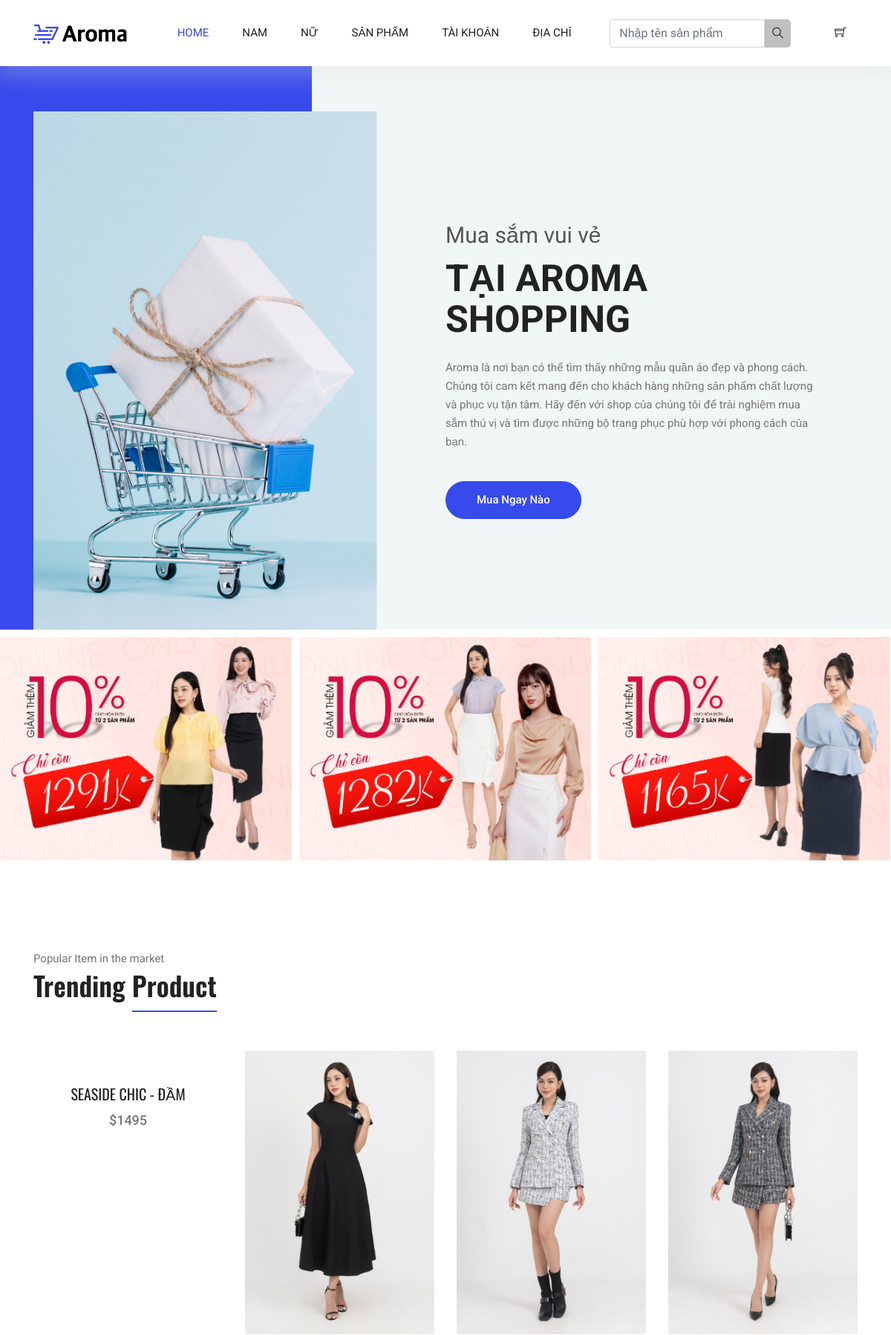
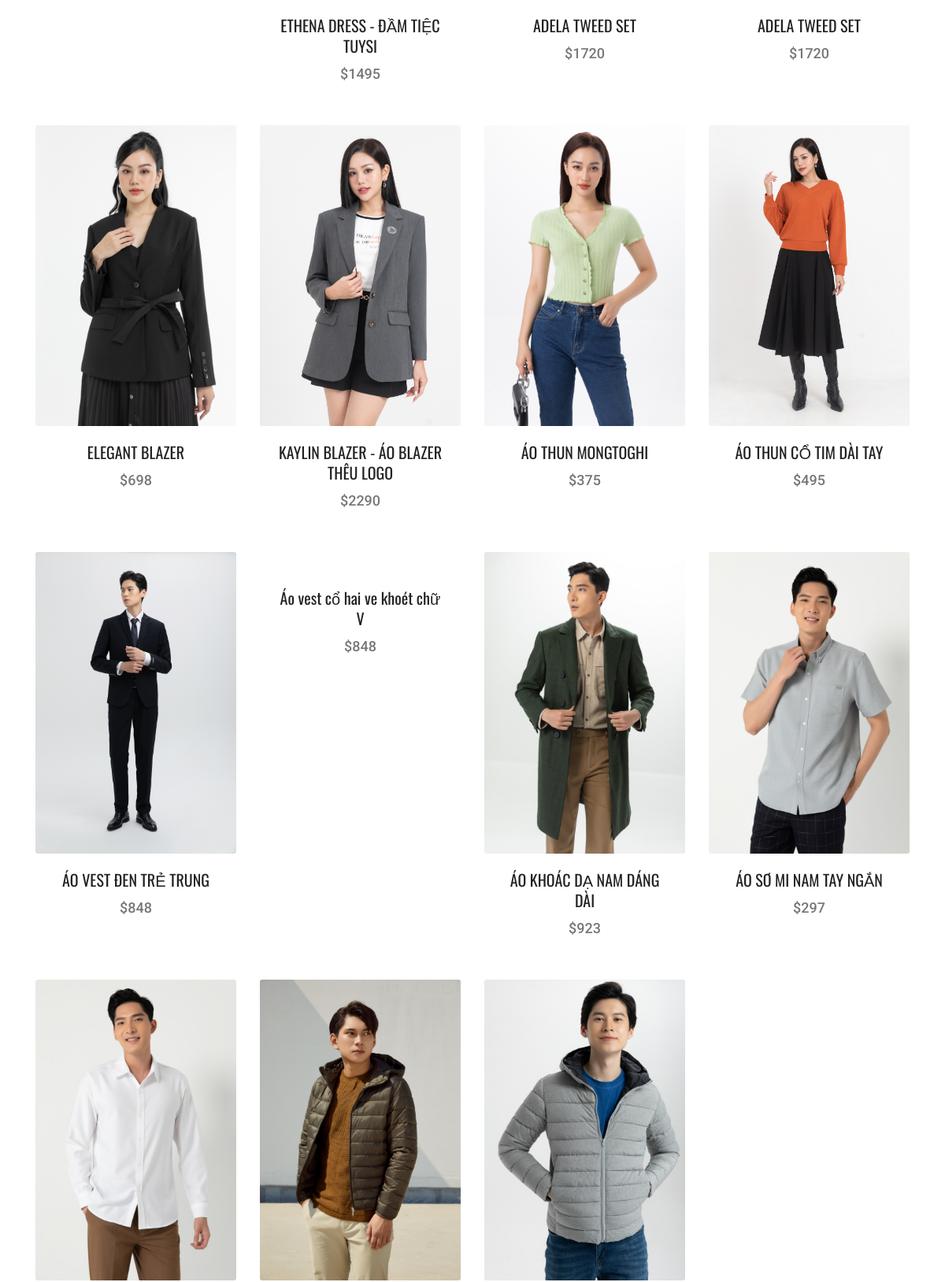
The page / (upper part) on the database its author committed (2 pictures, top to bottom).
### tables this page shows
CREATE TABLE `sanpham` (
  `ma_sanpham` int(11) NOT NULL,
  `ten_sanpham` varchar(255) NOT NULL,
  `hinh` varchar(255) NOT NULL,
  `gia_sanpham` int(100) NOT NULL,
  `mota` text NOT NULL,
  `ma_mau_sac` int(11) NOT NULL,
  `ma_size` int(11) NOT NULL,
  `luotxem` int(11) NOT NULL,
  `ma_danh_muc_nu` int(11) NOT NULL,
  `ma_danh_muc_nam` int(11) NOT NULL
);

### model/pdo.php (called while the page is built, shortened)
<?php
function pdo_get_connection(){
    $dburl = "mysql:host=localhost;dbname=da1;charset=utf8";
    $username = 'root';
    $password = '';
    $conn = new PDO($dburl, $username, $password);
    $conn->setAttribute(PDO::ATTR_ERRMODE, PDO::ERRMODE_EXCEPTION);
    return $conn;
}
function pdo_query($sql){
    $sql_args = array_slice(func_get_args(), 1);
    try{
        $conn = pdo_get_connection();
        $stmt = $conn->prepare($sql);
        $stmt->execute($sql_args);
        $rows = $stmt->fetchAll();
        return $rows;
    }
    catch(PDOException $e){
        throw $e;
    }
    finally{
        unset($conn);
    }
}

### model/sanpham.php (called while the page is built, shortened)
<?php
function loadall_sanpham_home()
{
    $sql = "SELECT * FROM sanpham WHERE 1 order by ma_sanpham desc limit 0,15";
    $listsanpham = pdo_query($sql);
    return $listsanpham;
}
?>

### global.php (called while the page is built)
<?php
  $img_path="upload/"
?>

### view/home.php (the view, shortened to what this page needs)
<main class="site-main">
    <section class="hero-banner">
        <div class="container">
            <div class="row no-gutters align-items-center pt-60px">
                <div class="col-5 d-none d-sm-block">
                    <div class="hero-banner__img">
                        <img class="img-fluid" src="img/home/hero-banner.png" alt="">
                    </div>
                </div>
                <div class="col-sm-7 col-lg-6 offset-lg-1 pl-4 pl-md-5 pl-lg-0">
                    <div class="hero-banner__content">
                        <h4>Mua sắm vui vẻ</h4>
                        <h1>Tại Aroma Shopping</h1>
                        <p>Aroma là nơi bạn có thể tìm thấy những mẫu quần áo đẹp và phong cách. Chúng tôi cam kết mang đến cho khách hàng những sản phẩm chất lượng và phục vụ tận tâm. Hãy đến với shop của chúng tôi để trải nghiệm mua sắm thú vị và tìm được những bộ trang phục phù hợp với phong cách của bạn.</p>
                        <a class="button button-hero" href="index.php?act=sanpham">Mua Ngay Nào</a>
                    </div>
                </div>
            </div>
        </div>
    </section>
    <section class="section-margin mt-0">
        <div class="owl-carousel owl-theme hero-carousel">
            <div class="hero-carousel__slide">
                <img src="img/home/anh1.jpg" alt="" class="img-fluid">
            </div>
            <div class="hero-carousel__slide">
                <img src="img/home/anh2.jpg" alt="" class="img-fluid">
            </div>
            <div class="hero-carousel__slide">
                <img src="img/home/anh3.jpg" alt="" class="img-fluid">
            </div>
        </div>
    </section>
    <section class="section-margin calc-60px">
        <div class="container">
            <div class="section-intro pb-60px">
                <p>Popular Item in the market</p>
                <h2>Trending <span class="section-intro__style">Product</span></h2>
            </div>
            <div class="row">
                <?php
                $spnew = loadall_sanpham_home();
                foreach ($spnew as $sp) {
                    extract($sp);
                    $linksp = "index.php?act=sanphamct&ma_sanpham=" . $ma_sanpham;
                    $hinh = $img_path . $hinh;
                    echo '<div class="col-md-6 col-lg-4 col-xl-3">
                            <div class="card text-center card-product">
                                        <div class="card-product__img">
                                            <a href="' . $linksp . '"><img class="card-img" src="' . $hinh . '" alt="" /></a>
                                                <ul class="card-product__imgOverlay">
                                                        <li>
                                                            <a href="' . $linksp . '"><p class="card-product__price">Quick view</p></a>
                                                        </li>
                                                </ul>
                                        </div>
                                        <div class="card-body">
                                            <h4 class="card-product__title"><a href="' . $linksp . '">' . $ten_sanpham . '</a></h4>
                                            <p class="card-product__price">$' . $gia_sanpham . '</i></p>
                                        </div>
                                </div>
                        </div>';
                } ?>
            </div>
        </div>
    </section>
</main>

### css/style.css (style rules this page uses)
body { color:#777;font-family:"Roboto",sans-serif;font-size:15px;font-weight:400;line-height:1.667 }
h1,h2,h3,h4,h5,h6 { font-family:"Oswald",sans-serif;color:#222;line-height:1.1 }
h1,.h1 { font-size:50px;font-weight:700 }
h2,.h2 { font-size:36px;font-weight:600 }
h4,.h4 { font-size:20px;font-weight:400;line-height:1.3 }
a { display:inline-block }
.section-margin { margin:45px 0 }
@media (min-width: 980px) { .section-margin { margin:70px 0 } }
@media (min-width: 1100px) { .section-margin { margin:120px 0 } }
@media (min-width: 1100px) { .section-margin.calc-60px { margin:120px 0 70px 0 } }
.pb-60px { padding-bottom:60px }
.pt-60px { padding-top:60px }
.section-intro p { margin-bottom:3px }
.section-intro__style { border-bottom:2px solid #384aeb;padding-bottom:8px }
.hero-banner { background:#F1F6F7;position:relative;margin-bottom:10px }
@media (min-width: 991px) { .hero-banner { z-index:111 } }
.hero-banner::before { content:"";display:block;width:5%;height:100%;background:#384aeb;position:absolute;top:0;left:0 }
@media (min-width: 575px) { .hero-banner::before { width:20% } }
@media (min-width: 991px) { .hero-banner::before { width:35% } }
.hero-banner__img { position:relative;top:1px }
@media (min-width: 1000px) { .hero-banner__content { max-width:495px } }
.hero-banner__content h4 { font-size:30px;font-family:"Roboto",sans-serif;color:#555555;margin-bottom:12px }
.hero-banner__content h1 { font-family:"Roboto",sans-serif;font-size:25px;text-transform:uppercase;font-weight:700;margin-bottom:10px }
@media (min-width: 767px) { .hero-banner__content h1 { font-size:30px;margin-bottom:25px } }
@media (min-width: 991px) { .hero-banner__content h1 { font-size:50px } }
.hero-banner__content p { margin-bottom:10px }
@media (min-width: 767px) { .hero-banner__content p { margin-bottom:40px } }
.hero-carousel__slide { position:relative }
.hero-carousel__slide::after { content:"";display:block;position:absolute;bottom:0;left:0;width:100%;height:100%;background:rgba(255,255,255,0.8);transform:translateY(50px);opacity:0;transition:all .4s ease }
.card-product { border:0;margin-bottom:30px }
.card-product p { margin-bottom:0 }
.card-product__img { position:relative }
.card-product__title a { color:#222 }
.card-product__price { font-size:18px;font-weight:500 }
.button { display:inline-block;border:1px solid #384aeb;border-radius:30px;color:#222;font-weight:500;padding:12px 50px;background:#384aeb;color:#fff;transition:all .4s ease }
.button-hero { padding:12px 41px }

### rows shown on the page
sanpham: ten_sanpham "SEASIDE CHIC - ĐẦM", gia_sanpham "1495"
sanpham: shows a picture, ten_sanpham "ETHENA DRESS - ĐẦM TIỆC TUYSI", gia_sanpham "1495"
sanpham: shows a picture, ten_sanpham "ADELA TWEED SET", gia_sanpham "1720"
sanpham: shows a picture, ten_sanpham "ADELA TWEED SET", gia_sanpham "1720"
sanpham: shows a picture, ten_sanpham "ELEGANT BLAZER", gia_sanpham "698"
sanpham: shows a picture, ten_sanpham "KAYLIN BLAZER - ÁO BLAZER THÊU LOGO", gia_sanpham "2290"
sanpham: shows a picture, ten_sanpham "ÁO THUN MONGTOGHI", gia_sanpham "375"
sanpham: shows a picture, ten_sanpham "ÁO THUN CỔ TIM DÀI TAY", gia_sanpham "495"
sanpham: shows a picture, ten_sanpham "ÁO VEST ĐEN TRẺ TRUNG", gia_sanpham "848"
sanpham: ten_sanpham "Áo vest cổ hai ve khoét chữ V", gia_sanpham "848"
sanpham: shows a picture, ten_sanpham "ÁO KHOÁC DẠ NAM DÁNG DÀI", gia_sanpham "923"
sanpham: shows a picture, ten_sanpham "ÁO SƠ MI NAM TAY NGẮN", gia_sanpham "297"
sanpham: shows a picture
sanpham: shows a picture
sanpham: shows a picture
